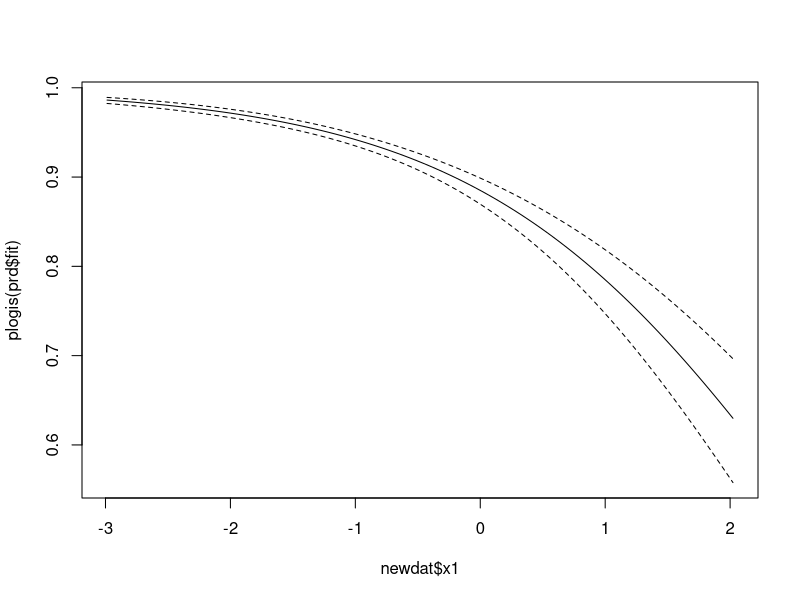

Recreate this plot in R.
## ---- chunk 1
dat <- read.csv("Exam 2 Data.csv")
head(dat)
## ---- chunk 2
fit_poiss <- glm(y ~ x1 * x2 + x3, family = poisson, data = dat)
summary(fit_poiss)

## ---- chunk 3
b <- coef(fit_poiss)
b
b[2] + b[6] * -1
## ---- chunk 4
newdat <- data.frame(
  x1 = seq(min(dat$x1), max(dat$x2), length.out = 100),
  x2 = -1,
  x3 = factor('a', levels = c('a', 'b', 'c'))
)

prd <- predict.glm(fit_poiss, newdat, se.fit = T)

low <- plogis(prd$fit - qnorm(0.95) * prd$se.fit)
high <- plogis(prd$fit + qnorm(0.95) * prd$se.fit)


plot(x = newdat$x1, y = plogis(prd$fit), ylim = c(min(low), max(high)) , type = 'l')
lines(x = newdat$x1, y = low, lty = 2)
lines(x = newdat$x1, y = high, lty = 2)
## ---- chunk 5
summary(fit_poiss)
## ---- chunk 6
library(multcomp)
m <- matrix(c(0, mean(dat$x1), mean(dat$x2), 1, -1, 0), nrow = 1)
cnt <- glht(fit_poiss, m)
summary(cnt, test = adjusted('none'))

## ---- chunk 7
s <- summary(fit_poiss)[['coefficients']][, 2]
b[6] / s[6]
pnorm(-1 * abs(b[6] / s[6])) * 2

## ---- chunk 8
y <- c(1, 0)
p <- -2
dbinom((c(1, 0)), size = 1, p = .2)
blik <- function(p, y){sum(dbinom(y, p, log = T))}
blik
